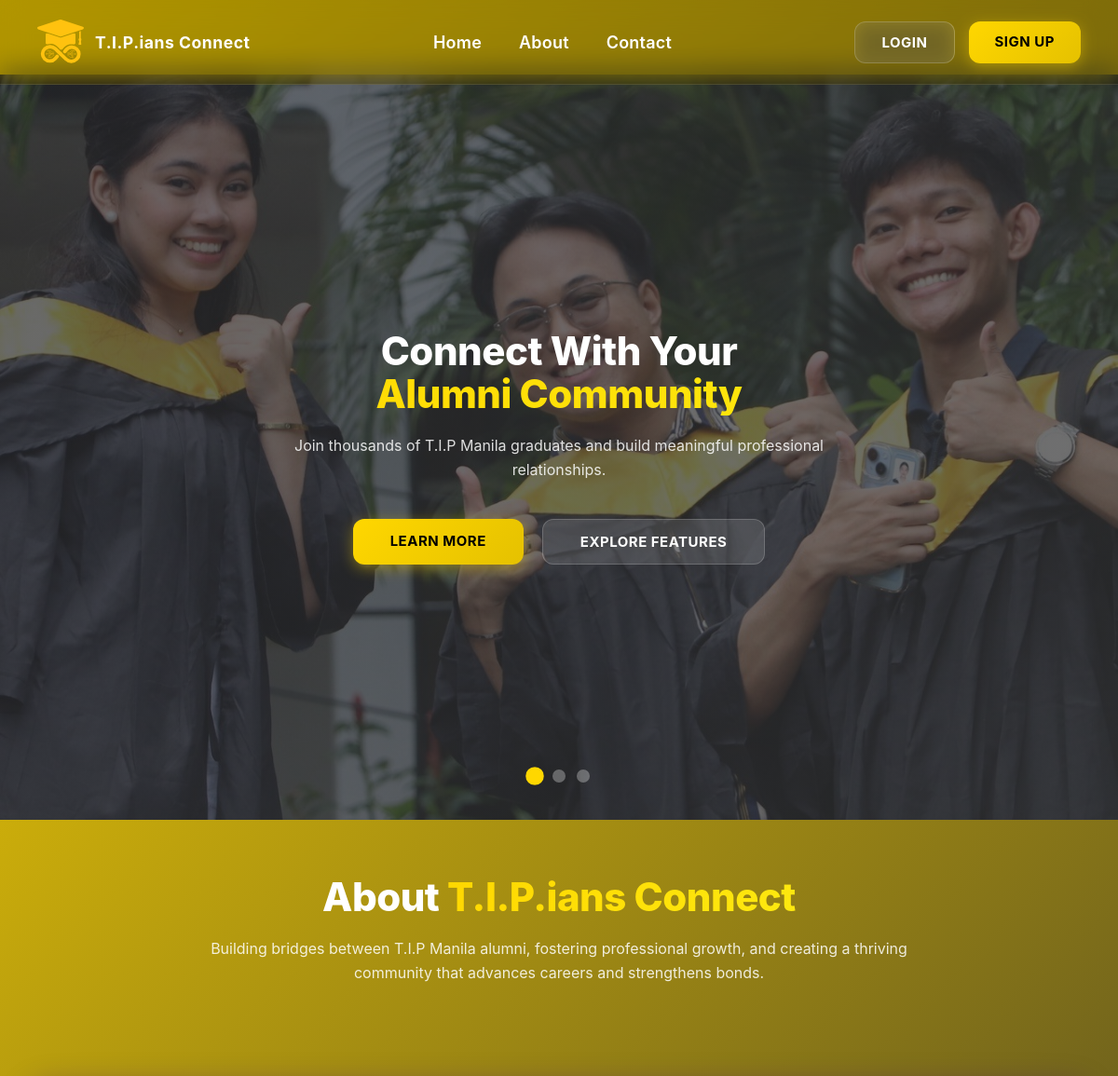
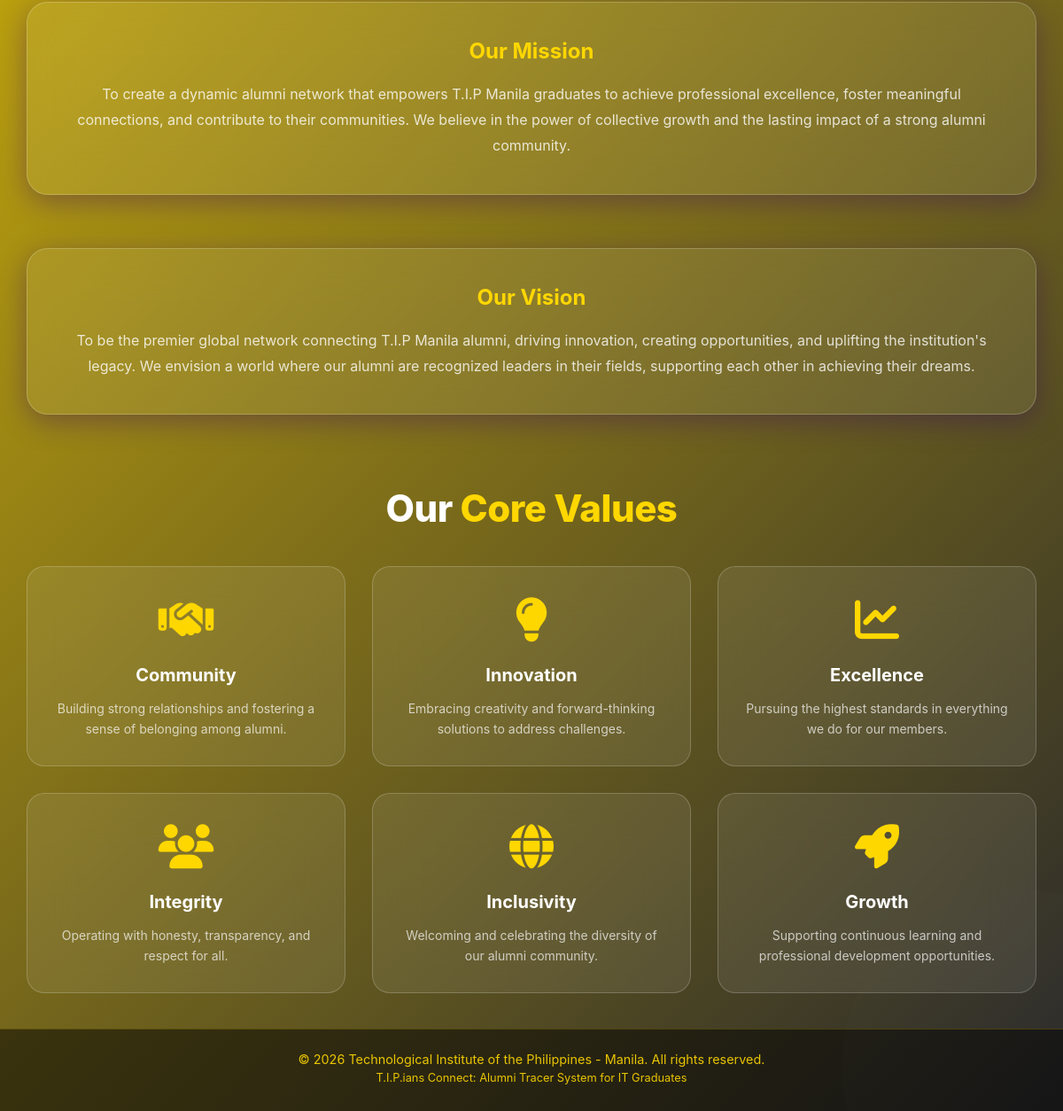
Page /account/home/ on the committed database (2 pictures, top to bottom).
### account/models1.py (models this page shows, shortened)
class CarouselSlide(models.Model):
    title = models.CharField(
        max_length=100,
        help_text="Main text (e.g., 'Connect With Your')"
    )
    subtitle = models.CharField(
        max_length=100,
        help_text="Golden highlighted text (e.g., 'Alumni Community')"
    )
    description = models.TextField(
        help_text="Slide description paragraph"
    )
    background_image = models.ImageField(
        upload_to='carousel/',
        help_text="Background image for the slide"
    )
    primary_button_text = models.CharField(
        max_length=100,
        help_text="Primary button label (e.g., 'Learn More')"
    )
    primary_button_url = models.CharField(
        max_length=255,
        help_text="Where primary button links to"
    )
    secondary_button_text = models.CharField(
        max_length=100,
        blank=True,
        help_text="Secondary button label (optional)"
    )
    secondary_button_url = models.CharField(
        max_length=255,
        blank=True,
        help_text="Where secondary button links to (optional)"
    )
    order = models.PositiveIntegerField(
        default=0,
        help_text="Slide position (lower numbers appear first)"
    )
    is_active = models.BooleanField(
        default=True,
        help_text="Only active slides appear on the homepage"
    )
    created_at = models.DateTimeField(auto_now_add=True)
    updated_at = models.DateTimeField(auto_now=True)
    class Meta:
        ordering = ['order']
        verbose_name = "Carousel Slide"
        verbose_name_plural = "Carousel Slides"

class PageContent(models.Model):
    SECTION_CHOICES = (
        ('about_hero', 'About Section - Hero Title'),
        ('about_description', 'About Section - Description'),
        ('mission', 'Mission Statement'),
        ('vision', 'Vision Statement'),
    )
    section = models.CharField(
        max_length=50,
        choices=SECTION_CHOICES,
        unique=True,
        help_text="Which section this content belongs to"
    )
    title = models.CharField(
        max_length=300,
        blank=True,
        help_text="Section title (if applicable)"
    )
    content = models.TextField(
        help_text="Main content text"
    )
    updated_at = models.DateTimeField(auto_now=True)
    class Meta:
        verbose_name = "Page Content"
        verbose_name_plural = "Page Content"

class CoreValue(models.Model):
    ICON_CHOICES = (
        ('fas fa-handshake', 'Handshake (Community)'),
        ('fas fa-lightbulb', 'Lightbulb (Innovation)'),
        ('fas fa-chart-line', 'Chart Line (Excellence)'),
        ('fas fa-users', 'Users (Integrity)'),
        ('fas fa-globe', 'Globe (Inclusivity)'),
        ('fas fa-rocket', 'Rocket (Growth)'),
        ('fas fa-heart', 'Heart'),
        ('fas fa-star', 'Star'),
        ('fas fa-brain', 'Brain'),
        ('fas fa-shield-alt', 'Shield'),
        ('fas fa-target', 'Target'),
        ('fas fa-crown', 'Crown'),
    )
    title = models.CharField(
        max_length=50,
        help_text="Value name (e.g., 'Community')"
    )
    icon_class = models.CharField(
        max_length=50,
        choices=ICON_CHOICES,
        help_text="Choose an icon for this value"
    )
    description = models.TextField(
        help_text="Description of this core value"
    )
    order = models.PositiveIntegerField(
        default=0,
        help_text="Position in the values grid"
    )
    is_active = models.BooleanField(
        default=True,
        help_text="Only active values appear on homepage"
    )
    created_at = models.DateTimeField(auto_now_add=True)
    updated_at = models.DateTimeField(auto_now=True)
    class Meta:
        ordering = ['order']
        verbose_name = "Core Value"
        verbose_name_plural = "Core Values"

class SiteConfig(models.Model):
    company_name = models.CharField(
        max_length=200,
        default="Technological Institute of the Philippines - Manila"
    )
    tagline = models.CharField(
        max_length=255,
        default="T.I.P.ians Connect: Alumni Tracer System for IT Graduates"
    )
    primary_color = models.CharField(
        max_length=7,
        default="#FFD700",
        help_text="Primary brand color (gold) - use hex format #RRGGBB"
    )
    secondary_color = models.CharField(
        max_length=7,
        default="#28282B",
        help_text="Secondary brand color (dark) - use hex format"
    )
    copyright_year = models.IntegerField(
        default=2024,
        help_text="Year for copyright notice"
    )
    updated_at = models.DateTimeField(auto_now=True)
    class Meta:
        verbose_name = "Site Configuration"
        verbose_name_plural = "Site Configuration"
    @classmethod
    def get_config(cls):
        obj, created = cls.objects.get_or_create(pk=1)
        return obj

### account/views.py (the view)
# urls.py: path('home/', views.home, name='home'),
def home(request):
    slides = CarouselSlide.objects.filter(is_active=True).order_by('order')
    values = CoreValue.objects.filter(is_active=True).order_by('order')
    about_hero_title = PageContent.objects.filter(section='about_hero').first()
    about_description = PageContent.objects.filter(section='about_description').first()
    mission = PageContent.objects.filter(section='mission').first()
    vision = PageContent.objects.filter(section='vision').first()
    config = SiteConfig.get_config()
    context = {
        'slides': slides,
        'slide_count': slides.count(),
        'values': values,
        'about_hero_title': about_hero_title,
        'about_description': about_description,
        'mission': mission,
        'vision': vision,
        'config': config,
    }
    return render(request, 'home.html', context)

### account/templates/home.html (shortened to what this page needs)
{% load static %}
<!DOCTYPE html>
<html lang="en">
<head>
    <link rel="stylesheet" href="https://cdnjs.cloudflare.com/ajax/libs/font-awesome/6.4.0/css/all.min.css">
</head>
<body>
    <div class="bg-decoration circle-2"></div>
    <nav>
        <div class="nav-container">
            <div class="logo">
                <img src="{% static 'images/logo.svg' %}" alt="logo">
                <span>T.I.P.ians Connect</span>
            </div>
            <ul class="nav-links">
                <li><a href="{% url 'account:home' %}">Home</a></li>
                <li><a href="#about">About</a></li>
                <li><a href="{% url 'account:register' %}">Contact</a></li>
            </ul>
            <div class="cta-buttons">
                <a href="{% url 'account:login' %}" class="btn-login">Login</a>
                <a href="{% url 'account:register' %}" class="btn-signup">Sign Up</a>
            </div>
        </div>
    </nav>
    <div class="carousel-container">
        <div class="carousel-track">
            {% for slide in slides %}
            <div class="carousel-slide" style="background: linear-gradient(135deg, rgba(40, 40, 43, 0.7) 0%, rgba(52, 52, 52, 0.7) 100%), url('{{ slide.background_image.url }}') center/cover;">
                <div class="slide-content">
                    <h1 class="slide-title">
                        {{ slide.title }}
                        <span>{{ slide.subtitle }}</span>
                    </h1>
                    <p class="slide-description">{{ slide.description }}</p>
                    <div class="slide-cta">
                        <a href="{{ slide.primary_button_url }}" class="btn-primary">
                            {{ slide.primary_button_text }}
                        </a>
                        {% if slide.secondary_button_text %}
                        <a href="{{ slide.secondary_button_url }}" class="btn-secondary">
                            {{ slide.secondary_button_text }}
                        </a>
                        {% endif %}
                    </div>
                </div>
            </div>
            {% endfor %}
        </div>
        <div class="carousel-controls">
            {% for slide in slides %}
            <div class="control-dot {% if forloop.first %}active{% endif %}" onclick="scrollToSlide({{ forloop.counter0 }})"></div>
            {% empty %}
            <div class="control-dot active"></div>
            {% endfor %}
        </div>
    </div>
    <section id="about" class="about-section">
        <div class="section-hero">
            {% if about_hero_title %}
                <h2>{{ about_hero_title.title }} <span>T.I.P.ians Connect</span></h2>
            {% else %}
                <h2>About <span>T.I.P.ians Connect</span></h2>
            {% endif %}
            {% if about_description %}
                <p>{{ about_description.content }}</p>
            {% else %}
                <p>Building bridges between T.I.P Manila alumni, fostering professional growth, and creating a thriving community that advances careers and strengthens bonds.</p>
            {% endif %}
        </div>
        <div class="section max-width-1200">
            <div class="mission-vision">
                {% if mission %}
                <div class="glass-card">
                    <h3>Our Mission</h3>
                    <p>{{ mission.content }}</p>
                </div>
                {% endif %}
                {% if vision %}
                <div class="glass-card">
                    <h3>Our Vision</h3>
                    <p>{{ vision.content }}</p>
                </div>
                {% endif %}
            </div>
        </div>
        <div class="section max-width-1200">
            <h2 class="section-title">Our <span>Core Values</span></h2>
            <div class="values-grid">
                {% for value in values %}
                <div class="value-card">
                    <div class="value-icon">
                        <i class="{{ value.icon_class }}"></i>
                    </div>
                    <h3>{{ value.title }}</h3>
                    <p>{{ value.description }}</p>
                </div>
                {% empty %}
                <p style="grid-column: 1/-1; text-align: center; color: rgba(255, 255, 255, 0.7);">
                    No core values added yet. Please add values in the admin panel.
                </p>
                {% endfor %}
            </div>
        </div>
    </section>
    <footer>
        <p>© {% now "Y" %} {{ config.company_name }}. All rights reserved.</p>
        <p style="font-size: 0.8em; margin-top: 5px;">{{ config.tagline }}</p>
    </footer>
</body>
</html>

### rows in the picture
CarouselSlide: background_image (picture), title "Connect With Your", subtitle "Alumni Community", description "Join thousands of T.I.P Manila graduates and build meaningful professional relationships.", primary_button_text "LEARN MORE", secondary_button_text "EXPLORE FEATURES"
PageContent: content "To create a dynamic alumni network that empowers T.I.P Manila graduates to achieve professional excellence, foster meaningful connections, and contribute to their communities. We believe in the power of collective growth and the lasting impact of a strong alumni community."
PageContent: content "To be the premier global network connecting T.I.P Manila alumni, driving innovation, creating opportunities, and uplifting the institution's legacy. We envision a world where our alumni are recognized leaders in their fields, supporting each other in achieving their dreams."
CoreValue: title "Community", description "Building strong relationships and fostering a sense of belonging among alumni."
CoreValue: title "Innovation", description "Embracing creativity and forward-thinking solutions to address challenges."
CoreValue: title "Excellence", description "Pursuing the highest standards in everything we do for our members."
CoreValue: title "Integrity", description "Operating with honesty, transparency, and respect for all."
CoreValue: title "Inclusivity", description "Welcoming and celebrating the diversity of our alumni community."
CoreValue: title "Growth", description "Supporting continuous learning and professional development opportunities."
SiteConfig: company_name "Technological Institute of the Philippines - Manila", tagline "T.I.P.ians Connect: Alumni Tracer System for IT Graduates"
